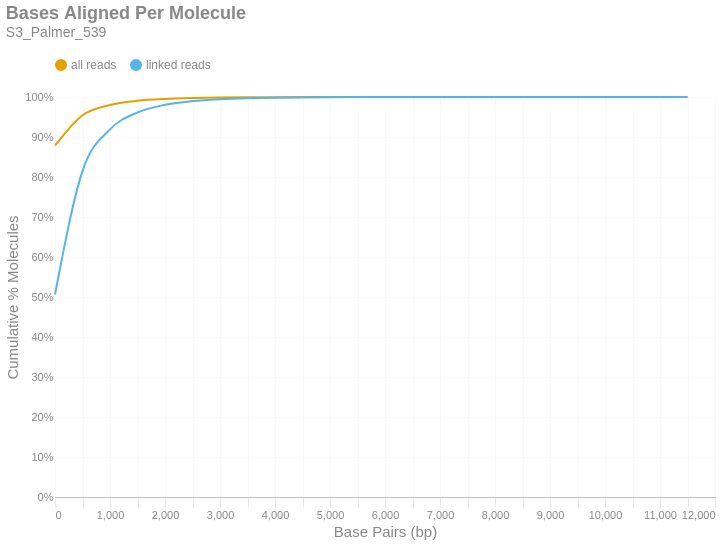

Notebook code cell kept with this figure:
### Markdown cell above
### Bases Aligned Per Molecule
This is a cumulative frequency distribution showing the number of base pairs aligned per unique molecule. These data are shown in 500 bp bins. There are two distributions: one with `all reads` (yellow) and another with only `linked reads` (blue). The percent of molecules in the `linked reads` distribution is relative to the total number of linked molecules.

### Code cell
if SKIPLR:
    print_html(f"Skipped")
else:
    binned_df = consolidated_hist(valids['aligned_bp'], mask, 500, True)
    with SafeRender(binned_df):
        (
            density_plot(binned_df, 'Bases Aligned Per Molecule', samplename, 'basesper')
            .encode(
                x=alt.X('bin:Q', title="Base Pairs (bp)").axis(tickMinStep=500).scale(padding=0),
                y=alt.Y('value:Q', title='Cumulative % Molecules')
                    .axis(format='%')
                    .scale(domain = [0,1])
                    .stack(False),
                color=alt.Color("key:N").scale(domain = ["all reads", "linked reads"]),
                tooltip = [
                    alt.Tooltip("key:N", title = "Data Type"),
                    alt.Tooltip("range_label:N", title="Bases Aligned Per Molecule"),
                    alt.Tooltip("value:Q", format = ".2%", title="% Molecules (Cum.)")
                ]
            )
        ).display()

### Figure 1 — Vega-Lite specification as saved in the notebook (floating-point values rounded to 4 significant figures)
{"width": "container", "height": 400, "config": {"title": {"anchor": "start", "dy": -15, "fontSize": 18, "color": "#888888", "subtitleColor": "#888888", "subtitleFontSize": 14}, "arc": {"fill": "#0072B2"}, "axis": {"domainColor": "#888888", "domainWidth": 0.5, "gridWidth": 0.2, "grid": false, "titleFontWeight": 400, "titleFontSize": 15, "labelFontSize": 11, "labelColor": "#888888", "tickColor": "#888888", "tickWidth": 0.2, "titleColor": "#888888"}, "axisBand": {"grid": false}, "axisX": {"grid": true, "tickSize": 10, "domainCap": "round"}, "axisY": {"domain": false, "grid": true, "tickSize": 0, "domainCap": "round"}, "background": "transparent", "header": {"labelFontSize": 15, "labelColor": "#888888", "titleFontSize": 15, "titleFontWeight": 600, "titleColor": "#888888"}, "legend": {"labelFont": "sans-serif", "labelFontSize": 12, "labelColor": "#888888", "symbolSize": 100, "symbolType": "circle", "titleFontSize": 12, "titlePadding": 10, "titleColor": "#888888", "title": null, "orient": "top"}, "range": {"category": ["#E69F00", "#56B4E9", "#009E73", "#F0E442", "#0072B2", "#D55E00", "#CC79A7", "#000000"], "diverging": ["#cfe8f3", "#a2d4ec", "#73bfe2", "#46abdb", "#1696d2", "#12719e"]}, "area": {"fill": "#0072B2", "fillOpacity": 0.7, "line": true, "strokeOpacity": 0.7}, "line": {"color": "#0072B2", "stroke": "#0072B2", "strokeWidth": 2}, "trail": {"color": "#0072B2", "stroke": "#0072B2", "strokeWidth": 0, "size": 1}, "point": {"filled": true, "fillOpacity": 1.0, "size": 95}, "text": {"color": "#888888", "fontSize": 11, "align": "right", "fontWeight": 400, "size": 11}, "bar": {"fill": "#0072B2", "stroke": null}, "view": {"stroke": null, "continuousWidth": 660, "continuousHeight": 400}}, "data": {"name": "data-6670e6afec5b2220fd567990f4b34ee2"}, "mark": {"type": "line", "interpolate": "monotone", "point": {"opacity": 0, "size": 275}}, "encoding": {"color": {"field": "key", "scale": {"domain": ["all reads", "linked reads"]}, "type": "nominal"}, "tooltip": [{"field": "key", "title": "Data Type", "type": "nominal"}, {"field": "range_label", "title": "Bases Aligned Per Molecule", "type": "nominal"}, {"field": "value", "format": ".2%", "title": "% Molecules (Cum.)", "type": "quantitative"}], "x": {"axis": {"tickMinStep": 500}, "field": "bin", "scale": {"padding": 0}, "title": "Base Pairs (bp)", "type": "quantitative"}, "y": {"axis": {"format": "%"}, "field": "value", "scale": {"domain": [0, 1]}, "stack": false, "title": "Cumulative % Molecules", "type": "quantitative"}}, "params": [{"name": "param_c36ac31b6afebe62", "select": {"type": "point", "fields": ["key"]}, "bind": "legend"}], "title": {"text": "Bases Aligned Per Molecule", "subtitle": "S3_Palmer_539"}, "transform": [{"fold": ["all reads (cumsum)", "linked reads (cumsum)"]}, {"calculate": "replace(datum.key, ' (cumsum)', '')", "as": "key"}, {"filter": {"param": "param_c36ac31b6afebe62"}}], "usermeta": {"embedOptions": {"downloadFileName": "S3_Palmer_539.basesper"}}, "$schema": "https://vega.github.io/schema/vega-lite/v6.1.0.json", "datasets": {"data-6670e6afec5b2220fd567990f4b34ee2": [{"bin": "0.0", "interval": "0.0-500.0", "all reads": 0.8784, "linked reads": 0.5062, "all reads (cumsum)": 0.8784, "linked reads (cumsum)": 0.5062, "range_label": "0-499"}, {"bin": "500.0", "interval": "500.0-1000.0", "all reads": 0.07612, "linked reads": 0.3086, "all reads (cumsum)": 0.9545, "linked reads (cumsum)": 0.8148, "range_label": "500-999"}, {"bin": "1000.0", "interval": "1000.0-1500.0", "all reads": 0.02564, "linked reads": 0.1044, "all reads (cumsum)": 0.9802, "linked reads (cumsum)": 0.9192, "range_label": "1000-1499"}, {"bin": "1500.0", "interval": "1500.0-2000.0", "all reads": 0.01039, "linked reads": 0.04229, "all reads (cumsum)": 0.9905, "linked reads (cumsum)": 0.9615, "range_label": "1500-1999"}, {"bin": "2000.0", "interval": "2000.0-2500.0", "all reads": 0.004655, "linked reads": 0.01895, "all reads (cumsum)": 0.9952, "linked reads (cumsum)": 0.9804, "range_label": "2000-2499"}, {"bin": "2500.0", "interval": "2500.0-3000.0", "all reads": 0.002282, "linked reads": 0.009287, "all reads (cumsum)": 0.9975, "linked reads (cumsum)": 0.9897, "range_label": "2500-2999"}, {"bin": "3000.0", "interval": "3000.0-3500.0", "all reads": 0.001152, "linked reads": 0.004688, "all reads (cumsum)": 0.9986, "linked reads (cumsum)": 0.9944, "range_label": "3000-3499"}, {"bin": "3500.0", "interval": "3500.0-4000.0", "all reads": 0.0006119, "linked reads": 0.002491, "all reads (cumsum)": 0.9992, "linked reads (cumsum)": 0.9969, "range_label": "3500-3999"}, {"bin": "4000.0", "interval": "4000.0-4500.0", "all reads": 0.0003309, "linked reads": 0.001347, "all reads (cumsum)": 0.9996, "linked reads (cumsum)": 0.9983, "range_label": "4000-4499"}, {"bin": "4500.0", "interval": "4500.0-5000.0", "all reads": 0.0001865, "linked reads": 0.000759, "all reads (cumsum)": 0.9998, "linked reads (cumsum)": 0.999, "range_label": "4500-4999"}, {"bin": "5000.0", "interval": "5000.0-5500.0", "all reads": 0.0001099, "linked reads": 0.0004471, "all reads (cumsum)": 0.9999, "linked reads (cumsum)": 0.9995, "range_label": "5000-5499"}, {"bin": "5500.0", "interval": "5500.0-6000.0", "all reads": 5.735e-05, "linked reads": 0.0002334, "all reads (cumsum)": 0.9999, "linked reads (cumsum)": 0.9997, "range_label": "5500-5999"}, {"bin": "6000.0", "interval": "6000.0-6500.0", "all reads": 3.147e-05, "linked reads": 0.0001281, "all reads (cumsum)": 1.0, "linked reads (cumsum)": 0.9998, "range_label": "6000-6499"}, {"bin": "6500.0", "interval": "6500.0-7000.0", "all reads": 1.882e-05, "linked reads": 7.662e-05, "all reads (cumsum)": 1.0, "linked reads (cumsum)": 0.9999, "range_label": "6500-6999"}, {"bin": "7000.0", "interval": "7000.0-7500.0", "all reads": 9.265e-06, "linked reads": 3.771e-05, "all reads (cumsum)": 1.0, "linked reads (cumsum)": 0.9999, "range_label": "7000-7499"}, {"bin": "7500.0", "interval": "7500.0-8000.0", "all reads": 5.441e-06, "linked reads": 2.215e-05, "all reads (cumsum)": 1.0, "linked reads (cumsum)": 1.0, "range_label": "7500-7999"}, {"bin": "8000.0", "interval": "8000.0-8500.0", "all reads": 3.235e-06, "linked reads": 1.317e-05, "all reads (cumsum)": 1.0, "linked reads (cumsum)": 1.0, "range_label": "8000-8499"}, {"bin": "8500.0", "interval": "8500.0-9000.0", "all reads": 1.765e-06, "linked reads": 7.183e-06, "all reads (cumsum)": 1.0, "linked reads (cumsum)": 1.0, "range_label": "8500-8999"}, {"bin": "9000.0", "interval": "9000.0-9500.0", "all reads": 1.618e-06, "linked reads": 6.584e-06, "all reads (cumsum)": 1.0, "linked reads (cumsum)": 1.0, "range_label": "9000-9499"}, {"bin": "9500.0", "interval": "9500.0-10000.0", "all reads": 1.029e-06, "linked reads": 4.19e-06, "all reads (cumsum)": 1.0, "linked reads (cumsum)": 1.0, "range_label": "9500-9999"}, {"bin": "10000.0", "interval": "10000.0-10500.0", "all reads": 1.471e-07, "linked reads": 5.986e-07, "all reads (cumsum)": 1.0, "linked reads (cumsum)": 1.0, "range_label": "10000-10499"}, {"bin": "10500.0", "interval": "10500.0-11000.0", "all reads": 5.882e-07, "linked reads": 2.394e-06, "all reads (cumsum)": 1.0, "linked reads (cumsum)": 1.0, "range_label": "10500-10999"}, {"bin": "11000.0", "interval": "11000.0-11500.0", "all reads": 1.471e-07, "linked reads": 5.986e-07, "all reads (cumsum)": 1.0, "linked reads (cumsum)": 1.0, "range_label": "11000-11499"}, {"bin": "11500.0", "interval": "11500.0-12000.0", "all reads": 1.471e-07, "linked reads": 5.986e-07, "all reads (cumsum)": 1.0, "linked reads (cumsum)": 1.0, "range_label": "11500-11999"}]}}
